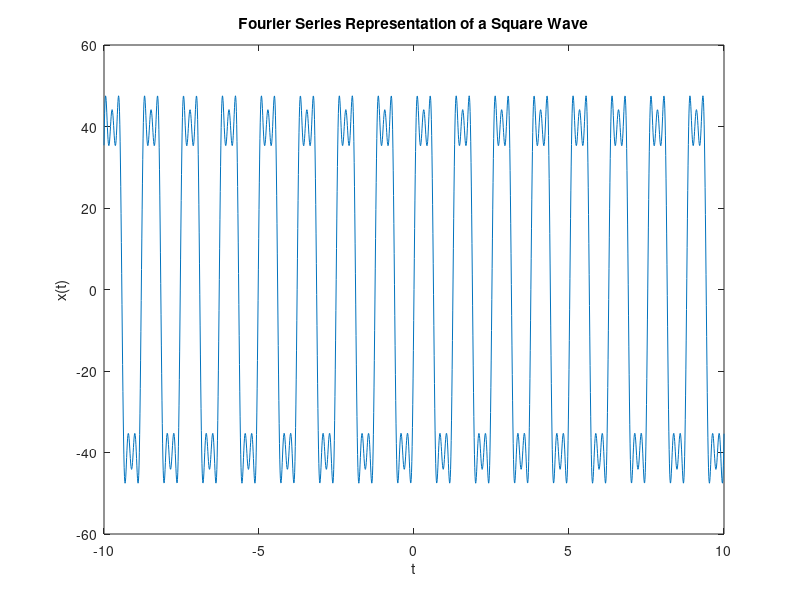

Source code (MATLAB):
x=0;
t=-10:0.01:10;
a=40;
w=5;
n=input('Enter the value of n\n');
for i=1:2:n
    x=x+(4*(a/pi))*(sin(i*w*t)*1/i);
end
plot(t,x)
xlabel('t');
ylabel('x(t)');
title('Fourier Series Representation of a Square Wave');
